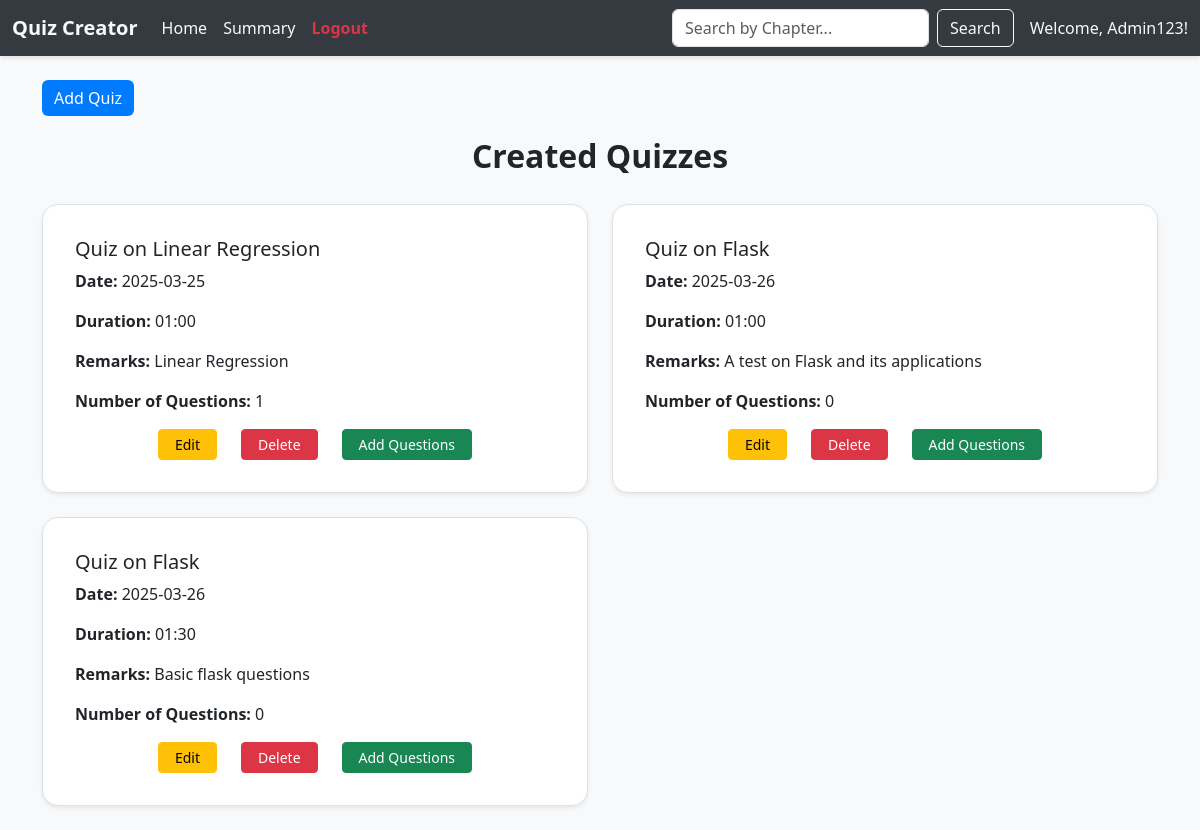
Page /quiz_creator on the committed database.
### applications/models.py (models this page shows)
class User(db.Model):
    id = db.Column(db.Integer, primary_key=True)
    username = db.Column(db.String(), unique=True, nullable=False)
    email = db.Column(db.String(), unique=True, nullable=False)
    password = db.Column(db.String(), nullable=False)
    full_name = db.Column(db.String(), nullable=False)
    qualification = db.Column(db.String(), nullable=False)
    dob = db.Column(db.String(), nullable=False)
    role = db.Column(db.String(), nullable=False, default='user')  # 'admin' or 'user'

class Quiz(db.Model):
    id = db.Column(db.Integer, primary_key=True)
    chapter_id = db.Column(db.Integer, db.ForeignKey('chapter.id'), nullable=False)
    chapter = db.relationship('Chapter', backref='quizzes')  # <-- Added this line
    date_of_quiz = db.Column(db.String(10), nullable=False)
    time_duration = db.Column(db.String(5), nullable=False)
    remarks = db.Column(db.Text, nullable=True)
    num_questions = db.Column(db.Integer, nullable=False, default=0)
    questions = db.relationship('Question', backref='quiz', lazy=True)

class Chapter(db.Model):
    id = db.Column(db.Integer, primary_key=True)
    name = db.Column(db.String(), nullable=False)
    description = db.Column(db.Text, nullable=True)
    num_questions = db.Column(db.Integer, nullable=False)
    subject_id = db.Column(db.Integer, db.ForeignKey('subject.id', ondelete="CASCADE"), nullable=False)
    subject = db.relationship('Subject', backref=db.backref('chapters', lazy=True, cascade="all, delete"))

### applications/controllers.py (the view)
@app.route('/quiz_creator', methods=['GET'])
def quiz_creator():
    admin_user = User.query.filter_by(role='admin').first()
    search_query = request.args.get('chap_name', '')
    if not admin_user or admin_user.role != 'admin':
        return render_template('login.html', error="Unauthorized access!")
    if search_query:
        quizzes = Quiz.query.join(Chapter).filter(Chapter.name.ilike(f"%{search_query}%")).all()
    else:
        quizzes = Quiz.query.all()
    return render_template('quiz_creator.html', quizzes=quizzes, this_user=admin_user)

### templates/quiz_creator.html (shortened to what this page needs)
<!DOCTYPE html>
<html lang="en">
<head>
    <link href="https://cdn.jsdelivr.net/npm/bootstrap@5.3.0/dist/css/bootstrap.min.css" rel="stylesheet">
    <link rel="stylesheet" href="/static/style.css">
</head>
<body>
    <nav class="navbar navbar-expand-lg" style="background-color: #343a40; box-shadow: 0 2px 4px rgba(0, 0, 0, 0.1)">
        <div class="container-fluid">
            <a class="navbar-brand text-light fw-bold" href="#">Quiz Creator</a>
            <div class="collapse navbar-collapse">
                <ul class="navbar-nav me-auto">
                    <li class="nav-item"><a class="nav-link active text-light" href="/admin_dash">Home</a></li>
                    <li class="nav-item"><a class="nav-link text-light" href="#">Summary</a></li>
                    <li class="nav-item"><a class="nav-link text-danger fw-bold" href="/login">Logout</a></li>
                </ul>
                <form class="d-flex" method="GET" action="/quiz_creator">
                    <input class="form-control me-2" name="chap_name" type="search" placeholder="Search by Chapter..." aria-label="Search">
                    <button class="btn btn-outline-light" type="submit">Search</button>
                </form>
                <span class="navbar-text ms-3 text-light">
                    Welcome, {{ this_user.username }}!
                </span>
            </div>
        </div>
    </nav>
    <div class="container mt-4">
        <a href="/add_quiz" class="btn btn-primary mb-3">Add Quiz</a>
        <p class="text-center mb-4 fs-2 fw-bold">Created Quizzes</p>
        <div class="row">
            {% for quiz in quizzes %}
            <div class="col-12 col-md-6 mb-4">
                <div class="card border shadow-sm p-3 rounded-4">
                    <div class="card-body">
                        <h5 class="card-title">Quiz on {{ quiz.chapter.name }}</h5>
                        <p><strong>Date:</strong> {{ quiz.date_of_quiz }}</p>
                        <p><strong>Duration:</strong> {{ quiz.time_duration }}</p>
                        <p><strong>Remarks:</strong> {{ quiz.remarks }}</p>
                        <p><strong>Number of Questions:</strong> {{ quiz.questions|length }}</p>
                        <div class="d-flex justify-content-center gap-4 flex-wrap">
                            <a href="/edit_quiz/{{ quiz.id }}" class="btn btn-warning btn-sm px-3">Edit</a>
                            <a href="/delete_quiz/{{ quiz.id }}" class="btn btn-danger btn-sm px-3"
                                onclick="return confirm('Are you sure you want to delete this quiz?')">Delete</a>
                            <a href="/add_question/{{ quiz.chapter_id }}/{{ quiz.id }}"
                                class="btn btn-success btn-sm px-3">Add Questions</a>
                        </div>
                    </div>
                </div>
            </div>
            {% endfor %}
        </div>
    </div>
</body>
</html>

### static/style.css (style rules this page uses)
body { background-color: #f8f9fa; }
.btn-primary { background-color: #007bff; border: none; }

### rows in the picture
User: username "Admin123"
Quiz: chapter.name "Linear Regression", date_of_quiz "2025-03-25", time_duration "01:00", remarks "Linear Regression", questions|length "1"
Quiz: chapter.name "Flask", date_of_quiz "2025-03-26", time_duration "01:00", remarks "A test on Flask and its applications", questions|length "0"
Quiz: chapter.name "Flask", date_of_quiz "2025-03-26", time_duration "01:30", remarks "Basic flask questions", questions|length "0"
